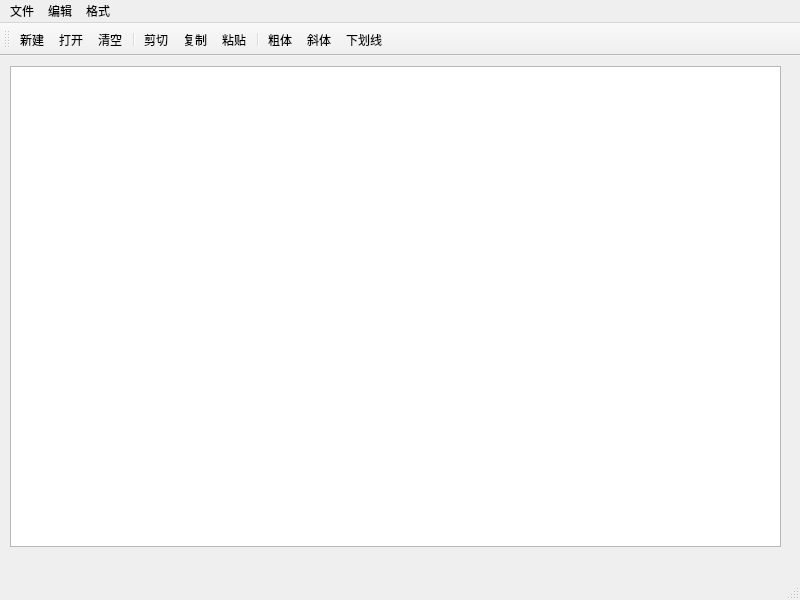
<?xml version="1.0" encoding="UTF-8"?>
<ui version="4.0">
 <class>MainWindow</class>
 <widget class="QMainWindow" name="MainWindow">
  <property name="geometry">
   <rect>
    <x>0</x>
    <y>0</y>
    <width>800</width>
    <height>600</height>
   </rect>
  </property>
  <property name="windowTitle">
   <string>混合方式UI设计</string>
  </property>
  <widget class="QWidget" name="centralwidget">
   <widget class="QTextEdit" name="textEdit">
    <property name="geometry">
     <rect>
      <x>10</x>
      <y>10</y>
      <width>771</width>
      <height>481</height>
     </rect>
    </property>
   </widget>
  </widget>
  <widget class="QMenuBar" name="menubar">
   <property name="geometry">
    <rect>
     <x>0</x>
     <y>0</y>
     <width>800</width>
     <height>26</height>
    </rect>
   </property>
   <widget class="QMenu" name="menu">
    <property name="title">
     <string>文件</string>
    </property>
    <addaction name="actNew"/>
    <addaction name="actOpen"/>
    <addaction name="separator"/>
    <addaction name="actClose"/>
   </widget>
   <widget class="QMenu" name="menu_2">
    <property name="title">
     <string>编辑</string>
    </property>
    <addaction name="actCut"/>
    <addaction name="actCopy"/>
    <addaction name="actPaste"/>
    <addaction name="separator"/>
    <addaction name="actClear"/>
   </widget>
   <widget class="QMenu" name="menu_3">
    <property name="title">
     <string>格式</string>
    </property>
    <addaction name="actFontBold"/>
    <addaction name="actFontItalic"/>
    <addaction name="actFontUnderLine"/>
    <addaction name="separator"/>
    <addaction name="actToolbarLab"/>
   </widget>
   <addaction name="menu"/>
   <addaction name="menu_2"/>
   <addaction name="menu_3"/>
  </widget>
  <widget class="QStatusBar" name="statusbar"/>
  <widget class="QToolBar" name="toolBar">
   <property name="windowTitle">
    <string>toolBar</string>
   </property>
   <attribute name="toolBarArea">
    <enum>TopToolBarArea</enum>
   </attribute>
   <attribute name="toolBarBreak">
    <bool>false</bool>
   </attribute>
   <addaction name="actNew"/>
   <addaction name="actOpen"/>
   <addaction name="actClear"/>
   <addaction name="separator"/>
   <addaction name="actCut"/>
   <addaction name="actCopy"/>
   <addaction name="actPaste"/>
   <addaction name="separator"/>
   <addaction name="actFontBold"/>
   <addaction name="actFontItalic"/>
   <addaction name="actFontUnderLine"/>
  </widget>
  <action name="actCut">
   <property name="icon">
    <iconset resource="res.qrc">
     <normaloff>:/images/cut.bmp</normaloff>:/images/cut.bmp</iconset>
   </property>
   <property name="text">
    <string>剪切</string>
   </property>
   <property name="toolTip">
    <string>剪切</string>
   </property>
   <property name="shortcut">
    <string>Ctrl+X</string>
   </property>
  </action>
  <action name="actCopy">
   <property name="icon">
    <iconset resource="res.qrc">
     <normaloff>:/images/copy.bmp</normaloff>:/images/copy.bmp</iconset>
   </property>
   <property name="text">
    <string>复制</string>
   </property>
   <property name="toolTip">
    <string>复制</string>
   </property>
   <property name="shortcut">
    <string>Ctrl+C</string>
   </property>
  </action>
  <action name="actPaste">
   <property name="icon">
    <iconset resource="res.qrc">
     <normaloff>:/images/paste.bmp</normaloff>:/images/paste.bmp</iconset>
   </property>
   <property name="text">
    <string>粘贴</string>
   </property>
   <property name="toolTip">
    <string>粘贴</string>
   </property>
   <property name="shortcut">
    <string>Ctrl+V</string>
   </property>
  </action>
  <action name="actFontBold">
   <property name="checkable">
    <bool>true</bool>
   </property>
   <property name="icon">
    <iconset resource="res.qrc">
     <normaloff>:/images/bld.bmp</normaloff>:/images/bld.bmp</iconset>
   </property>
   <property name="text">
    <string>粗体</string>
   </property>
   <property name="toolTip">
    <string>粗体</string>
   </property>
   <property name="shortcut">
    <string>Ctrl+B</string>
   </property>
  </action>
  <action name="actFontItalic">
   <property name="checkable">
    <bool>true</bool>
   </property>
   <property name="icon">
    <iconset resource="res.qrc">
     <normaloff>:/images/itl.bmp</normaloff>:/images/itl.bmp</iconset>
   </property>
   <property name="text">
    <string>斜体</string>
   </property>
   <property name="toolTip">
    <string>斜体</string>
   </property>
   <property name="shortcut">
    <string>Ctrl+I</string>
   </property>
  </action>
  <action name="actFontUnderLine">
   <property name="checkable">
    <bool>true</bool>
   </property>
   <property name="icon">
    <iconset resource="res.qrc">
     <normaloff>:/images/under.bmp</normaloff>:/images/under.bmp</iconset>
   </property>
   <property name="text">
    <string>下划线</string>
   </property>
   <property name="toolTip">
    <string>下划线</string>
   </property>
  </action>
  <action name="actClose">
   <property name="icon">
    <iconset resource="res.qrc">
     <normaloff>:/images/exit.bmp</normaloff>:/images/exit.bmp</iconset>
   </property>
   <property name="text">
    <string>退出</string>
   </property>
   <property name="toolTip">
    <string>退出</string>
   </property>
  </action>
  <action name="actOpen">
   <property name="icon">
    <iconset resource="res.qrc">
     <normaloff>:/images/open.bmp</normaloff>:/images/open.bmp</iconset>
   </property>
   <property name="text">
    <string>打开</string>
   </property>
   <property name="toolTip">
    <string>打开</string>
   </property>
   <property name="shortcut">
    <string>Ctrl+O</string>
   </property>
  </action>
  <action name="actClear">
   <property name="icon">
    <iconset resource="res.qrc">
     <normaloff>:/images/clear.bmp</normaloff>:/images/clear.bmp</iconset>
   </property>
   <property name="text">
    <string>清空</string>
   </property>
   <property name="toolTip">
    <string>清空</string>
   </property>
  </action>
  <action name="actToolbarLab">
   <property name="checkable">
    <bool>true</bool>
   </property>
   <property name="text">
    <string>显示工具栏文本标签</string>
   </property>
   <property name="toolTip">
    <string>显示工具栏文本标签</string>
   </property>
  </action>
  <action name="actNew">
   <property name="icon">
    <iconset resource="res.qrc">
     <normaloff>:/images/new.bmp</normaloff>:/images/new.bmp</iconset>
   </property>
   <property name="text">
    <string>新建</string>
   </property>
   <property name="toolTip">
    <string>新建</string>
   </property>
   <property name="shortcut">
    <string>Ctrl+N</string>
   </property>
  </action>
 </widget>
 <resources>
  <include location="res.qrc"/>
 </resources>
 <connections>
  <connection>
   <sender>actCut</sender>
   <signal>triggered()</signal>
   <receiver>textEdit</receiver>
   <slot>cut()</slot>
   <hints>
    <hint type="sourcelabel">
     <x>-1</x>
     <y>-1</y>
    </hint>
    <hint type="destinationlabel">
     <x>395</x>
     <y>316</y>
    </hint>
   </hints>
  </connection>
  <connection>
   <sender>actClear</sender>
   <signal>triggered()</signal>
   <receiver>textEdit</receiver>
   <slot>clear()</slot>
   <hints>
    <hint type="sourcelabel">
     <x>-1</x>
     <y>-1</y>
    </hint>
    <hint type="destinationlabel">
     <x>395</x>
     <y>316</y>
    </hint>
   </hints>
  </connection>
  <connection>
   <sender>actPaste</sender>
   <signal>triggered()</signal>
   <receiver>textEdit</receiver>
   <slot>paste()</slot>
   <hints>
    <hint type="sourcelabel">
     <x>-1</x>
     <y>-1</y>
    </hint>
    <hint type="destinationlabel">
     <x>395</x>
     <y>316</y>
    </hint>
   </hints>
  </connection>
  <connection>
   <sender>actClose</sender>
   <signal>triggered()</signal>
   <receiver>MainWindow</receiver>
   <slot>close()</slot>
   <hints>
    <hint type="sourcelabel">
     <x>-1</x>
     <y>-1</y>
    </hint>
    <hint type="destinationlabel">
     <x>399</x>
     <y>299</y>
    </hint>
   </hints>
  </connection>
  <connection>
   <sender>actCopy</sender>
   <signal>triggered()</signal>
   <receiver>textEdit</receiver>
   <slot>copy()</slot>
   <hints>
    <hint type="sourcelabel">
     <x>-1</x>
     <y>-1</y>
    </hint>
    <hint type="destinationlabel">
     <x>395</x>
     <y>316</y>
    </hint>
   </hints>
  </connection>
 </connections>
</ui>
